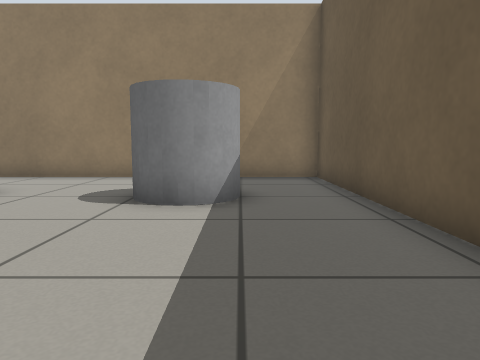
View 1 (above)

12 first-person views from a walk through a robot-simulator world made for Gazebo. The camera is 0.5 m above the floor, tilts 6° down and sees 70° across. The floor is counted in squares, 0.5 m on a side. Each view is taken from the middle of a square. On the plan, view 1 faces up. The plan holds only what a view shows up to about 13 squares ahead; the rest is blank.

View 2
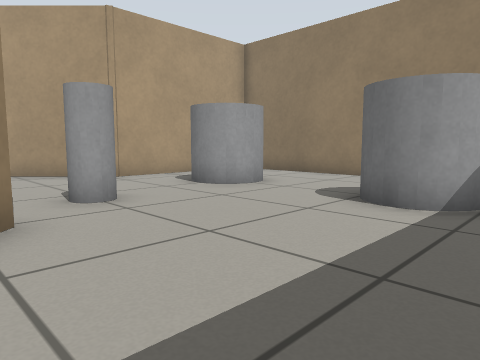

View 3
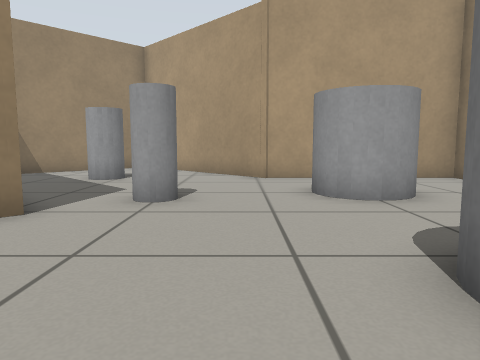

View 4
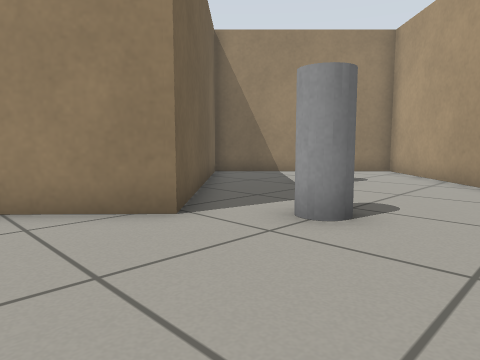

View 5
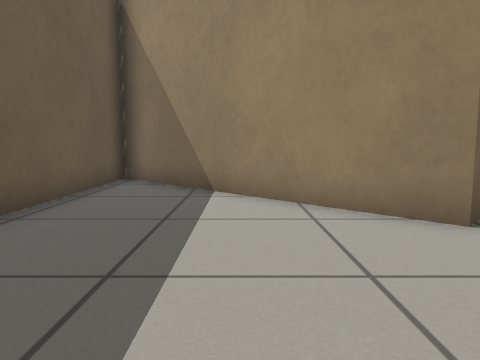

View 6
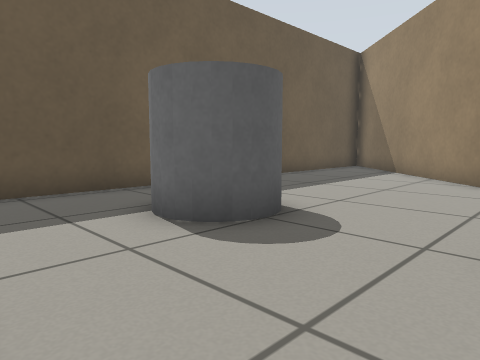

View 7
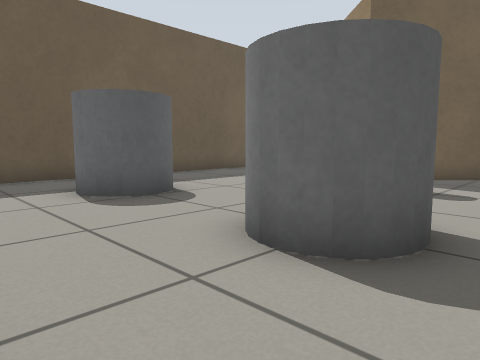

View 8
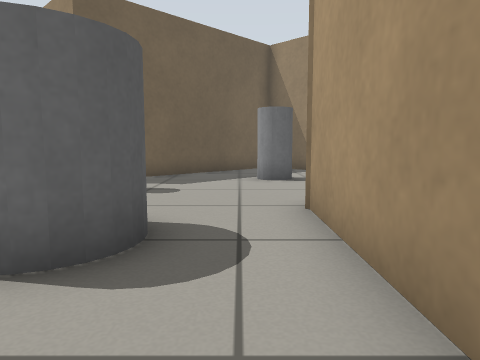

View 9
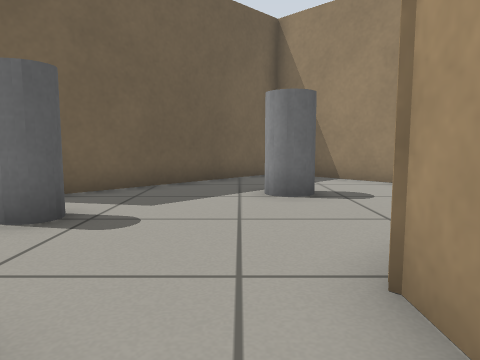

View 10
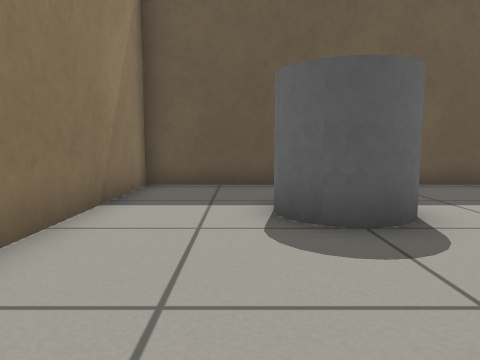

View 11
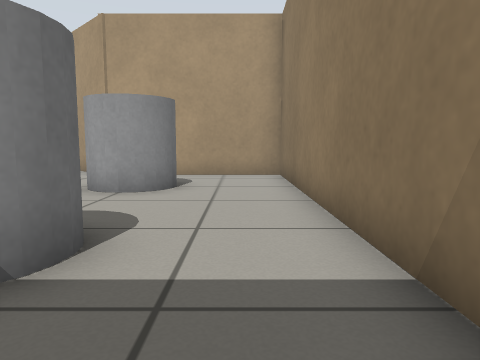

View 12
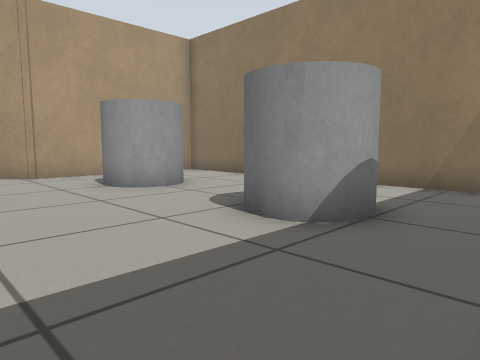

### Floor plan
Points are (right, up) in squares from view 1. A wall is a line through its corners. A room is listed if a view was taken in it or the views show most of it. See-through windows are left out.
Room 1 (views 1, 2, 3, 4, 5, 6, 7, 8, 9, 10, 11, 12)
walls: (-3.8, 0.9) (2.3, -4.9) (2.3, 10.3) (-9.1, 10.3) (-9.1, 4.7) (-13.8, 0) (-9.2, -4.5) (-3.8, 0.9)
objects: grey cylinder (-9, 0); grey cylinder (-7, 6) to (-5, 7); grey cylinder (-5, 2) to (-5, 3); grey cylinder (-2, 6) to (0, 7)

Where each view was taken, in squares from view 1:
view 1: 0 up, 0 right, facing up
view 2: 0 up, 1 right, facing up-left
view 3: 4 up, 1 right, facing left
view 4: 5 up, 1 left, facing down-left
view 5: 5 up, 1 left, facing down
view 6: 10 up, 5 left, facing down-right
view 7: 10 up, 8 left, facing down-right
view 8: 10 up, 8 left, facing down
view 9: 7 up, 8 left, facing down
view 10: 8 up, 6 left, facing right
view 11: 9 up, 2 right, facing left
view 12: 2 up, 2 right, facing up-left
